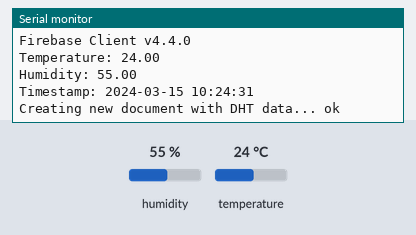
Simulated run of this sketch. Board: ESP8266 (NodeMCU). Parts: the last lines printed to the serial monitor. Inputs (shaded band) come from the test bench; at power-on: humidity 55 %, temperature 24 °C. WiFi joins after 1.5 s; servers stay silent unless stated; the local clock reads 2024-03-15 10:24:30 at power-on unless the sketch sets it.

Above: at 2.7 s.
2.8 s: humidity set to 22 %
At 12.3 s:
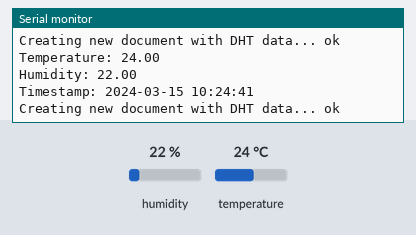
12.9 s: temperature set to 12 °C
At 22.7 s:
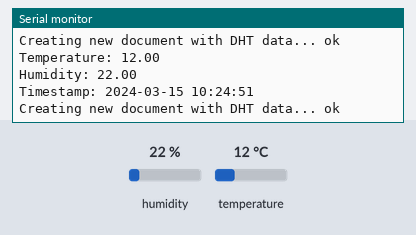
23.0 s: humidity set to 40 %
At 33.3 s:
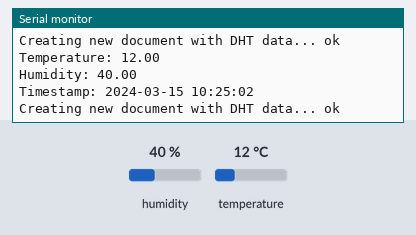
Timing chart, 0 to 34.8 s (numbered marks = the images above; inputs shaded):
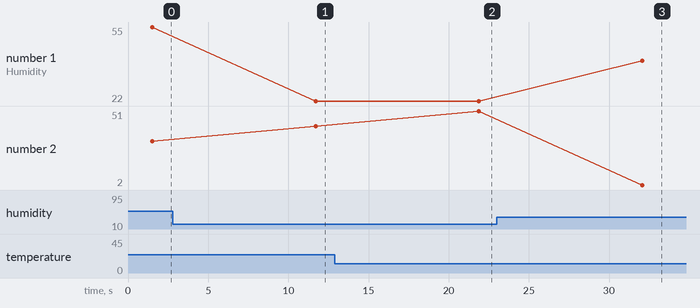

Measured:
- after the input at 2.8 s, the serial monitor: prints a new line after 8.9 s (image 1)
- after the input at 12.9 s, the serial monitor: prints a new line after 9.0 s (image 2)
- after the input at 23.0 s, the serial monitor: prints a new line after 9.1 s (image 3)
- plotted number 1: 55 → 22 after the input at 2.8 s, 22 → 40 after the input at 23.0 s

The sketch:

DHT11_ESP32_Firebase.ino
```cpp
// Include required libraries
#if defined(ESP32)
#include <WiFi.h>
#include <HTTPClient.h>
#include <time.h>
#elif defined(ESP8266)
#include <ESP8266WiFi.h>
#include <ESP8266HTTPClient.h>
#endif

#include <Firebase_ESP_Client.h>
#include <addons/TokenHelper.h>
#include <DHT.h>  // Include the DHT sensor library

// Define DHT sensor parameters
#define DHTPIN 21
#define DHTTYPE DHT11

// Define WiFi credentials
#define WIFI_SSID "REDE"
#define WIFI_PASSWORD "SENHA"

// Define Firebase API Key, Project ID, and user credentials
#define API_KEY "CHAVEAPI"
#define FIREBASE_PROJECT_ID "NOMEDOPROJETO"
#define USER_EMAIL "emailcadastradonofirebase"
#define USER_PASSWORD "senha"

// Define Firebase Data object, Firebase authentication, and configuration
FirebaseData fbdo;
FirebaseAuth auth;
FirebaseConfig config;

// Initialize the DHT sensor
DHT dht(DHTPIN, DHTTYPE);

// NTP server settings
const char* ntpServer = "pool.ntp.org";
const long  gmtOffset_sec = -10800;  // Adjust based on timezone (GMT-3 for Brazil)
const int   daylightOffset_sec = 3600;

void setup() {
  Serial.begin(115200); //inicializa o Monitor Serial
  dht.begin(); //inicializa o sensor de umidade e temperatura

  // Connect to Wi-Fi
  WiFi.begin(WIFI_SSID, WIFI_PASSWORD);
  Serial.print("Connecting to Wi-Fi");
  while (WiFi.status() != WL_CONNECTED) {
    Serial.print(".");
    delay(300);
  }

  Serial.println();
  Serial.print("Connected with IP: ");
  Serial.println(WiFi.localIP());
  Serial.printf("Firebase Client v%s\n\n", FIREBASE_CLIENT_VERSION);

  // Initialize Firebase config and authentication
  config.api_key = API_KEY;
  auth.user.email = USER_EMAIL;
  auth.user.password = USER_PASSWORD;
  config.token_status_callback = tokenStatusCallback;

  Firebase.begin(&config, &auth);
  Firebase.reconnectWiFi(true);

  // Initialize NTP for date and time
  configTime(gmtOffset_sec, daylightOffset_sec, ntpServer);
} //fim do SETUP

String getFormattedTime() {
  struct tm timeinfo;
  if (!getLocalTime(&timeinfo)) {
    Serial.println("Failed to obtain time");
    return "";
  }
  char timeStringBuff[50];
  strftime(timeStringBuff, sizeof(timeStringBuff), "%Y-%m-%d %H:%M:%S", &timeinfo);
  return String(timeStringBuff);
}

void loop() {
  // Generate a unique document ID based on timestamp
  String documentPath = "esp32dados/DHT11_" + String(millis()); //esp32dados é o nome da coleção

  // Create a FirebaseJson object for storing data
  FirebaseJson content;

  // Read temperature and humidity from the DHT sensor
  float temperature = dht.readTemperature();
  float humidity = dht.readHumidity();

  // Get current date and time as a formatted string
  String timestamp = getFormattedTime();

  // Print values for debugging
  Serial.print("Temperature: ");
  Serial.println(temperature);
  Serial.print("Humidity: ");
  Serial.println(humidity);
  Serial.print("Timestamp: ");
  Serial.println(timestamp);

//envio para o Firebase com a criação do documento
  if (!isnan(temperature) && !isnan(humidity) && !timestamp.isEmpty()) {
    // Set fields in the FirebaseJson object
    content.set("fields/temperatura/doubleValue", temperature);
    content.set("fields/umidade/doubleValue", humidity);
    content.set("fields/timestamp/stringValue", timestamp);

    Serial.print("Creating new document with DHT data... ");

    // Use createDocument to add a new document each time with unique ID
    if (Firebase.Firestore.createDocument(&fbdo, FIREBASE_PROJECT_ID, "", documentPath.c_str(), content.raw())) {
      Serial.printf("ok\n%s\n\n", fbdo.payload().c_str());
    } else {
      Serial.println(fbdo.errorReason());
    }
  } else {
    Serial.println("Failed to read DHT data or obtain time.");
  }

  delay(10000);  // Adjust the delay as needed for the reading frequency
}
```
